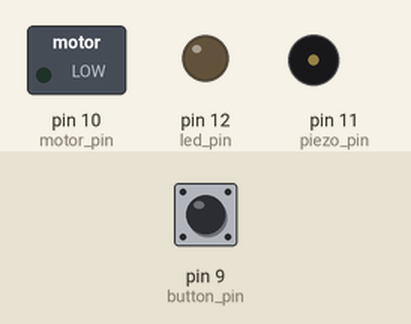
Recording of a program running on a simulated Arduino Micro, built with avr-gcc and run on an emulated ATmega32U4. On the bench: switched loads named in the program (green lamp = pin HIGH), output pins drawn as LEDs (lit = HIGH), buzzer (waves = sounding, pin HIGH). The inputs (shaded band) are chosen by the test bench; at power-on: pin 9 (button_pin) HIGH. Random numbers use the default seed unless the program sets one; what the program prints to the serial monitor is not drawn.

Above: at 7.1 s.
7.2 s: pin 9 (button_pin) pulled LOW for 3 s
At 9.8 s:
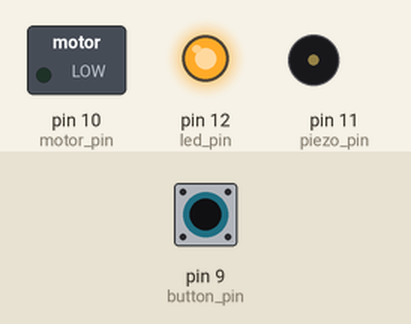
Timing chart, 0 to 11.7 s (numbered marks = the images above; inputs shaded):
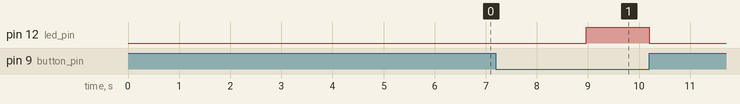

The program:

main.cpp
```cpp
#include "../include/main.h"

long startTime;

void setup()
{
  //stop();
  // pinModes
  pinMode(led_pin, OUTPUT);
  pinMode(piezo_pin, OUTPUT);
  pinMode(motor_pin, OUTPUT);

  pinMode(button_pin, INPUT);
  pinMode(light_pin, INPUT);

  // Test outputs
  //testOutputs();

  // Serial
  Serial.begin(9600);
  while (!Serial)
    ;

  // Wait for user to press start
  digitalWrite(led_pin, HIGH);
  Serial.println("Press to start...");
  while (!digitalRead(button_pin))
    ;
  digitalWrite(led_pin, LOW);
  startTime = millis();

  // Set random seed
  randomSeed(analogRead(A1));
}

void loop()
{
  delay(random(1000, 5000)); // wait 1-5 seconds per round

  switch (1) // #### SELECT TEST WITH THIS VALUE ####
  {
  case 1:
    lightReactionTest();
    break;
  case 2:
    soundReactionTest();
    break;
  case 3:
    touchReactionTest();
    break;
  case 4:
    lightAndSoundReactionTest();
    break;
  case 5:
    lightAndTouchReactionTest();
    break;
  case 6:
    touchAndSoundReactionTest();
    break;
  default:
    break;
  }

  // End Test after 2 minutes
  if ((millis() - startTime) >= 120000)
  {
    digitalWrite(led_pin, HIGH);
    Serial.println("TEST COMPLETE");
    stop();
  }
}
```

main.h
```cpp
#include <Arduino.h>

/// Pins
// Outputs
constexpr short led_pin = 12;
constexpr short piezo_pin = 11;
constexpr short motor_pin = 10;

// Inputs
constexpr short button_pin = 9;
constexpr short light_pin = A0;

/// Methods
void stop()
{
	while (true)
		;
}

void testOutputs()
{
	// LED
	digitalWrite(led_pin, HIGH);
	delay(500);
	digitalWrite(led_pin, LOW);
	delay(500);
	// Piezo
	tone(piezo_pin, 262);
	delay(500);
	noTone(piezo_pin);
	delay(500);
	// Motor
	digitalWrite(motor_pin, HIGH);
	delay(500);
	digitalWrite(motor_pin, LOW);
}

/// Tests
// Variables
unsigned int testCount;
float average;
float slowest = 0;
float fastest = 60000; // Inially set fastest to 1 minute
bool dataCopyMode = true;

// Methods
void printResults(float rTime)
{
	// Calculate results
	testCount++;											   // Mark a new test
	average = (average * (testCount - 1) + rTime) / testCount; // Recalculate new average
	slowest = max(slowest, rTime);
	fastest = min(fastest, rTime);

	// Print them
	if (dataCopyMode)
	{
		Serial.println(rTime);
	}
	else
	{
		Serial.print("Reaction time: ");
		Serial.print(rTime);
		Serial.print("\t| Average: ");
		Serial.print(average);
		Serial.print("\t| Fastest: ");
		Serial.print(fastest);
		Serial.print("\t| Slowest: ");
		Serial.println(slowest);
	}
}

// Single sense
void lightReactionTest()
{
	// Test
	digitalWrite(led_pin, HIGH);
	unsigned long startTime = micros();
	while (!digitalRead(button_pin)) // Wait for user to press button again
		;
	unsigned long endTime = micros();
	digitalWrite(led_pin, LOW);

	// Report
	float reactionTime = static_cast<float>(endTime - startTime) / 1000.0f; // Reaction time in milliseconds
	printResults(reactionTime);
}
void soundReactionTest()
{
	// Test
	tone(piezo_pin, 262);
	unsigned long startTime = micros();
	while (!digitalRead(button_pin)) // Wait for user to press button again
		;
	unsigned long endTime = micros();
	noTone(piezo_pin);

	// Report
	float reactionTime = static_cast<float>(endTime - startTime) / 1000.0f; // Reaction time in milliseconds
	printResults(reactionTime);
}
void touchReactionTest()
{
	// Test
	digitalWrite(motor_pin, HIGH);
	unsigned long startTime = micros();
	while (!digitalRead(button_pin)) // Wait for user to press button again
		;
	unsigned long endTime = micros();
	digitalWrite(motor_pin, LOW);

	// Report
	float reactionTime = static_cast<float>(endTime - startTime) / 1000.0f; // Reaction time in milliseconds
	printResults(reactionTime);
}

// Combined
void lightAndTouchReactionTest()
{
	// Test
	digitalWrite(motor_pin, HIGH);
	digitalWrite(led_pin, HIGH);
	unsigned long startTime = micros();
	while (!digitalRead(button_pin)) // Wait for user to press button again
		;
	unsigned long endTime = micros();
	digitalWrite(motor_pin, LOW);
	digitalWrite(led_pin, LOW);

	// Report
	float reactionTime = static_cast<float>(endTime - startTime) / 1000.0f; // Reaction time in milliseconds
	printResults(reactionTime);
}
void lightAndSoundReactionTest()
{
	// Test
	tone(piezo_pin, 262);
	digitalWrite(led_pin, HIGH);
	unsigned long startTime = micros();
	while (!digitalRead(button_pin)) // Wait for user to press button again
		;
	unsigned long endTime = micros();
	noTone(piezo_pin);
	digitalWrite(led_pin, LOW);

	// Report
	float reactionTime = static_cast<float>(endTime - startTime) / 1000.0f; // Reaction time in milliseconds
	printResults(reactionTime);
}
void touchAndSoundReactionTest()
{
	// Test
	digitalWrite(motor_pin, HIGH);
	tone(piezo_pin, 262);
	unsigned long startTime = micros();
	while (!digitalRead(button_pin)) // Wait for user to press button again
		;
	unsigned long endTime = micros();
	digitalWrite(motor_pin, LOW);
	noTone(piezo_pin);

	// Report
	float reactionTime = static_cast<float>(endTime - startTime) / 1000.0f; // Reaction time in milliseconds
	printResults(reactionTime);
}
```

Measured:
- after the input at 7.2 s, pin 12 (led_pin): LOW → HIGH after 1.8 s, → LOW 1.2 s later
